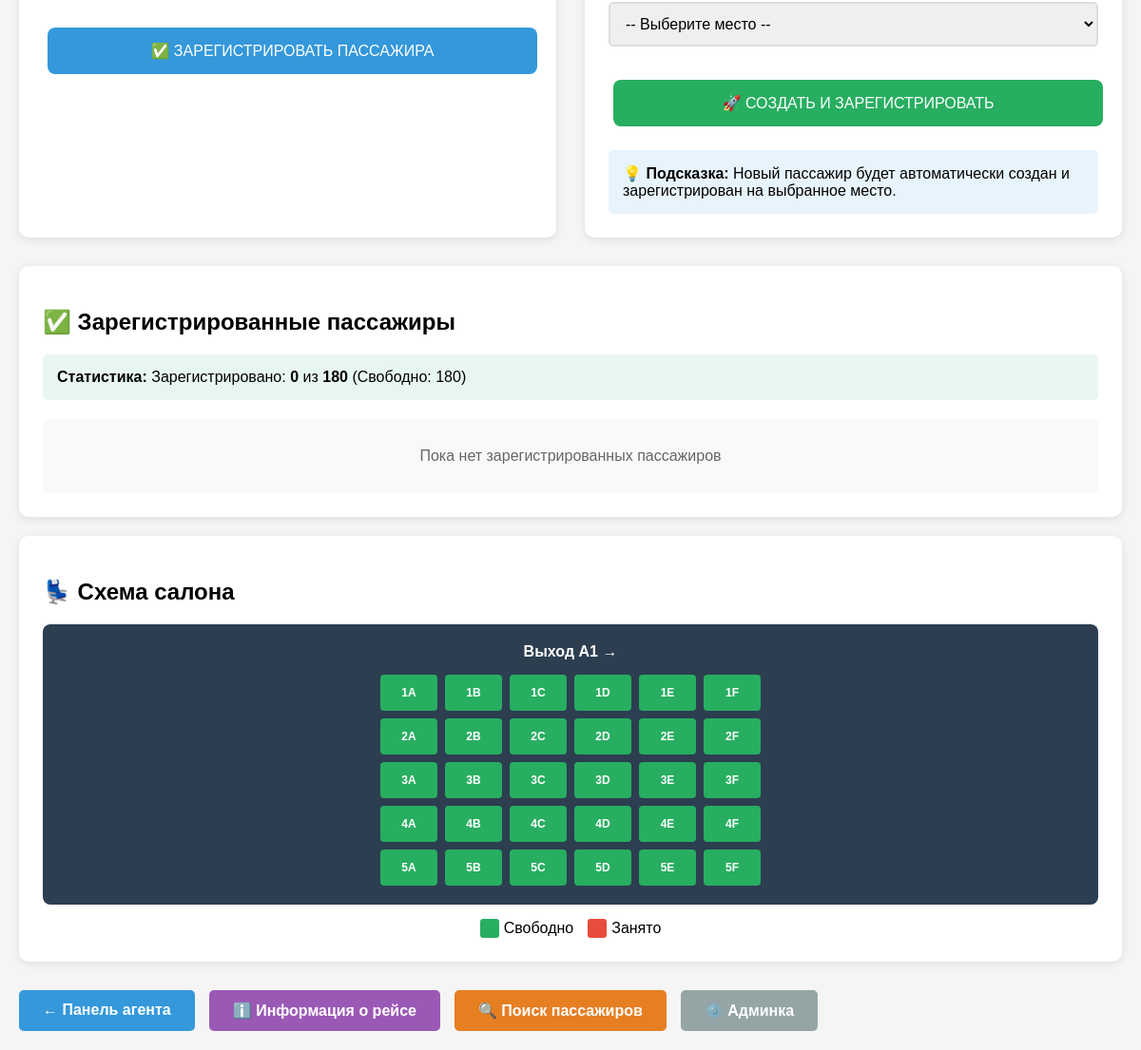
Page /agent/checkin/2/ (signed in, lower part) on the earlier database version.
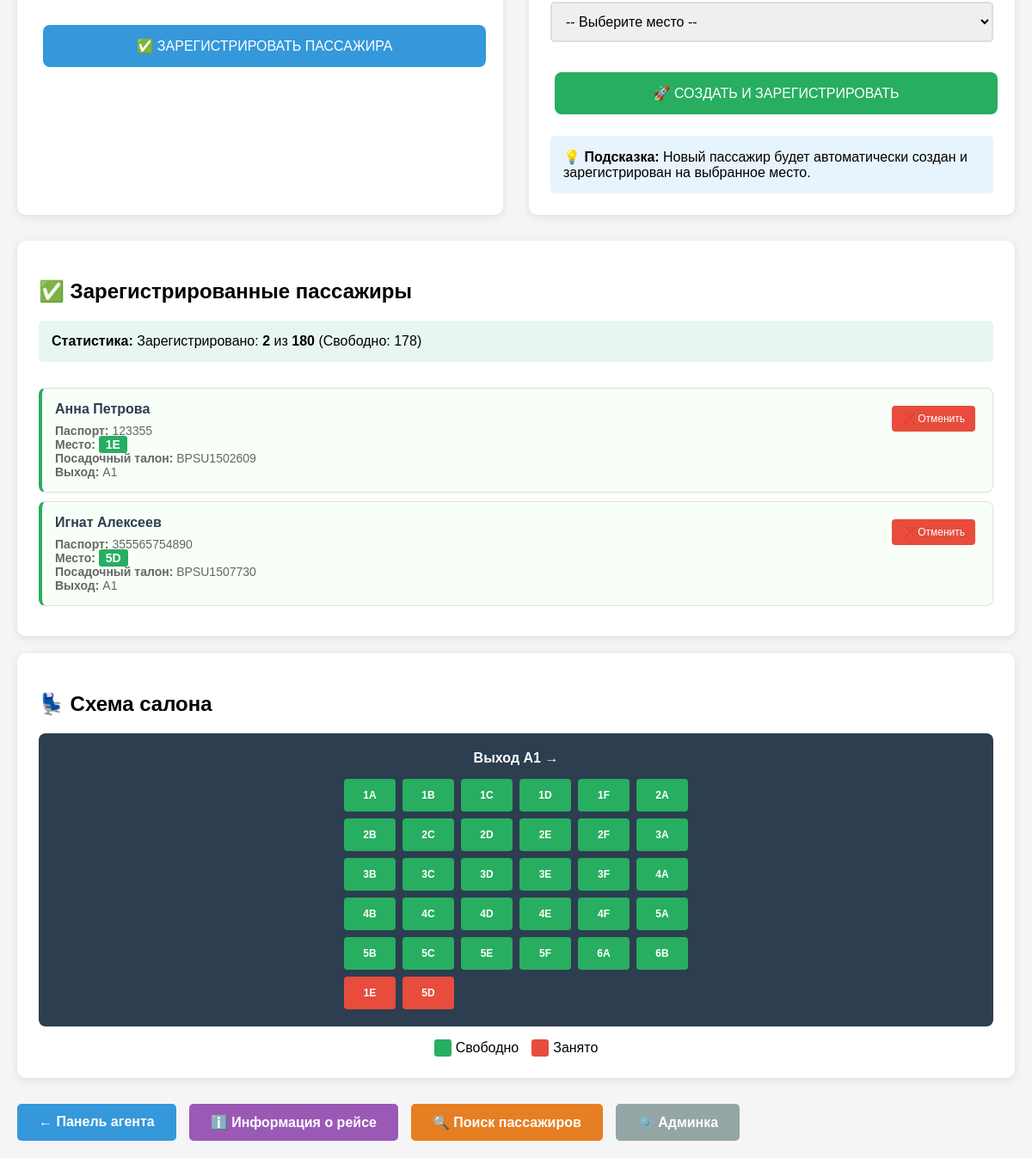
Same page on the later database version.
### flights/models.py (models this page shows, shortened)
class BoardingPass(models.Model):
    passenger = models.ForeignKey(Passenger, on_delete=models.CASCADE, verbose_name="Пассажир")
    flight = models.ForeignKey(Flight, on_delete=models.CASCADE, verbose_name="Рейс")
    boarding_pass_number = models.CharField(max_length=15, unique=True, verbose_name="Номер посадочного талона")
    seat_number = models.CharField(max_length=5, verbose_name="Номер места")
    gate = models.CharField(max_length=10, blank=True, verbose_name="Выход")
    boarding_time = models.DateTimeField(null=True, blank=True, verbose_name="Время посадки")
    check_in_time = models.DateTimeField(auto_now_add=True, verbose_name="Время регистрации")
    check_in_agent = models.ForeignKey(CheckInAgent, on_delete=models.CASCADE, verbose_name="Агент регистрации")
    status = models.CharField(max_length=20, choices=[
        ('checked_in', 'Зарегистрирован'),
        ('boarded', 'Прошел посадку'),
        ('cancelled', 'Отменен')
    ], default='checked_in', verbose_name="Статус")
    class Meta:
        verbose_name = "Посадочный талон"
        verbose_name_plural = "Посадочные талоны"

class Passenger(models.Model):
    flight = models.ForeignKey(Flight, on_delete=models.CASCADE, verbose_name="Рейс")
    first_name = models.CharField(max_length=50, verbose_name="Имя")
    last_name = models.CharField(max_length=50, verbose_name="Фамилия")
    passport_number = models.CharField(max_length=20, verbose_name="Номер паспорта")
    seat_number = models.CharField(max_length=5, verbose_name="Номер места")
    phone = models.CharField(max_length=20, verbose_name="Телефон", blank=True, null=True)
    class Meta:
        verbose_name = "Пассажир"
        verbose_name_plural = "Пассажиры"

### flights/views_checkin.py (the view, shortened to what this page needs)
# urls.py: path('agent/checkin/<int:flight_id>/', views_checkin.flight_checkin, name='flight_checkin'),
@login_required
@user_passes_test(agent_check)
def flight_checkin(request, flight_id):
    flight = get_object_or_404(Flight, id=flight_id)
    agent = request.user.checkinagent
    registered_passengers = BoardingPass.objects.filter(flight=flight).values_list('passenger_id', flat=True)
    available_passengers = Passenger.objects.filter(flight=flight).exclude(id__in=registered_passengers)
    boarded_passengers = BoardingPass.objects.filter(flight=flight).select_related('passenger')
    all_seats = [f"{row}{seat}" for row in range(1, 31) for seat in ['A', 'B', 'C', 'D', 'E', 'F']]
    taken_seats = [bp.seat_number for bp in boarded_passengers]
    available_seats = [seat for seat in all_seats[:flight.capacity] if seat not in taken_seats]
    context = {
        'flight': flight,
        'agent': agent,
        'available_passengers': available_passengers,
        'boarded_passengers': boarded_passengers,
        'available_seats': available_seats,
        'registered_count': boarded_passengers.count(),
        'total_capacity': flight.capacity,
    }
    return render(request, 'flights/flight_checkin.html', context)

### flights/views_checkin.py (called while the page is built)
def agent_check(user):
    return hasattr(user, 'checkinagent')

### flights/templates/flights/flight_checkin.html (shortened to what the changed rows need)
{% extends 'flights/base.html' %}
{% block content %}
<div style="background: white; padding: 25px; border-radius: 10px; box-shadow: 0 2px 10px rgba(0,0,0,0.1); margin: 20px 0;">
    <h2>✅ Зарегистрированные пассажиры</h2>
    <div style="background: #e8f6f3; padding: 15px; border-radius: 5px; margin-bottom: 20px;">
        <strong>Статистика:</strong>
        Зарегистрировано: <strong>{{ registered_count }}</strong> из <strong>{{ total_capacity }}</strong>
        (Свободно: {{ available_seats|length }})
    </div>
    {% if boarded_passengers %}
    <div style="max-height: 400px; overflow-y: auto;">
        {% for boarding_pass in boarded_passengers %}
        <div style="border: 1px solid #e0e0e0; padding: 15px; margin: 10px 0; border-radius: 8px; background: #f8fff8; border-left: 4px solid #27ae60;">
            <div style="display: flex; justify-content: space-between; align-items: flex-start;">
                <div style="flex: 1;">
                    <h4 style="margin: 0 0 8px 0; color: #2c3e50;">
                        {{ boarding_pass.passenger.first_name }} {{ boarding_pass.passenger.last_name }}
                    </h4>
                    <div style="font-size: 14px; color: #666;">
                        <strong>Паспорт:</strong> {{ boarding_pass.passenger.passport_number }}<br>
                        <strong>Место:</strong> <span style="background: #27ae60; color: white; padding: 2px 8px; border-radius: 3px; font-weight: bold;">{{ boarding_pass.seat_number }}</span><br>
                        <strong>Посадочный талон:</strong> {{ boarding_pass.boarding_pass_number }}<br>
                        <strong>Выход:</strong> {{ boarding_pass.gate }}
                    </div>
                </div>
                <form method="post" action="" style="margin: 0;">
                    <button type="submit" style="background: #e74c3c; color: white; border: none; padding: 8px 12px; border-radius: 4px; cursor: pointer; font-size: 12px;">
                        ❌ Отменить
                    </button>
                </form>
            </div>
        </div>
        {% endfor %}
    </div>
    {% else %}
    <div style="background: #f8f9fa; padding: 30px; border-radius: 5px; text-align: center;">
        <p style="color: #666; margin: 0;">Пока нет зарегистрированных пассажиров</p>
    </div>
    {% endif %}
</div>
<div style="background: white; padding: 25px; border-radius: 10px; box-shadow: 0 2px 10px rgba(0,0,0,0.1); margin: 20px 0;">
    <h2>💺 Схема салона</h2>
    <div style="background: #2c3e50; padding: 20px; border-radius: 8px; margin: 15px 0;">
        <div style="display: grid; grid-template-columns: repeat(6, 1fr); gap: 8px; max-width: 400px; margin: 0 auto;">
            {% for seat in available_seats|slice:":30" %}
            <div style="background: #27ae60; color: white; padding: 12px; text-align: center; border-radius: 4px; font-size: 12px; font-weight: bold;">
                {{ seat }}
            </div>
            {% endfor %}
            {% for bp in boarded_passengers %}
            <div style="background: #e74c3c; color: white; padding: 12px; text-align: center; border-radius: 4px; font-size: 12px; font-weight: bold;">
                {{ bp.seat_number }}
            </div>
            {% endfor %}
        </div>
    </div>
</div>
{% endblock %}

Differences in the rows shown:
added BoardingPass: passenger.first_name "Анна", passenger.last_name "Петрова", passenger.passport_number "123355", seat_number "1E", boarding_pass_number "BPSU1502609", gate "A1"
added BoardingPass: passenger.first_name "Игнат", passenger.last_name "Алексеев", passenger.passport_number "355565754890", seat_number "5D", boarding_pass_number "BPSU1507730", gate "A1"
Other differences:
{{ registered_count }}: "0" → "2"
{{ available_seats|length }}: "180" → "178"
new list line: "6A"
new list line: "6B"
text no longer shown: "Пока нет зарегистрированных пассажиров"
list line gone: "1E"
list line gone: "5D"
